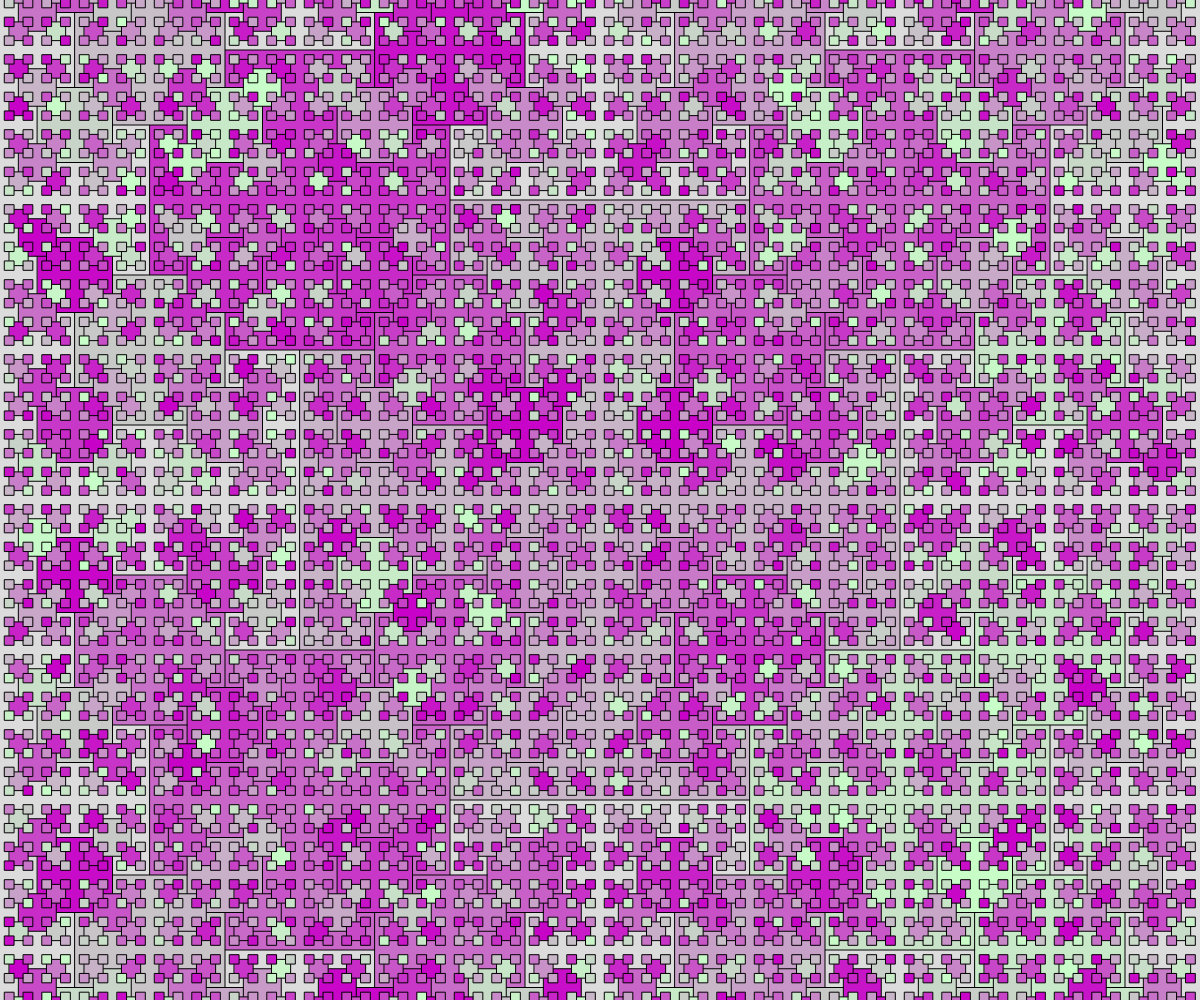
Frame 1 (no input)
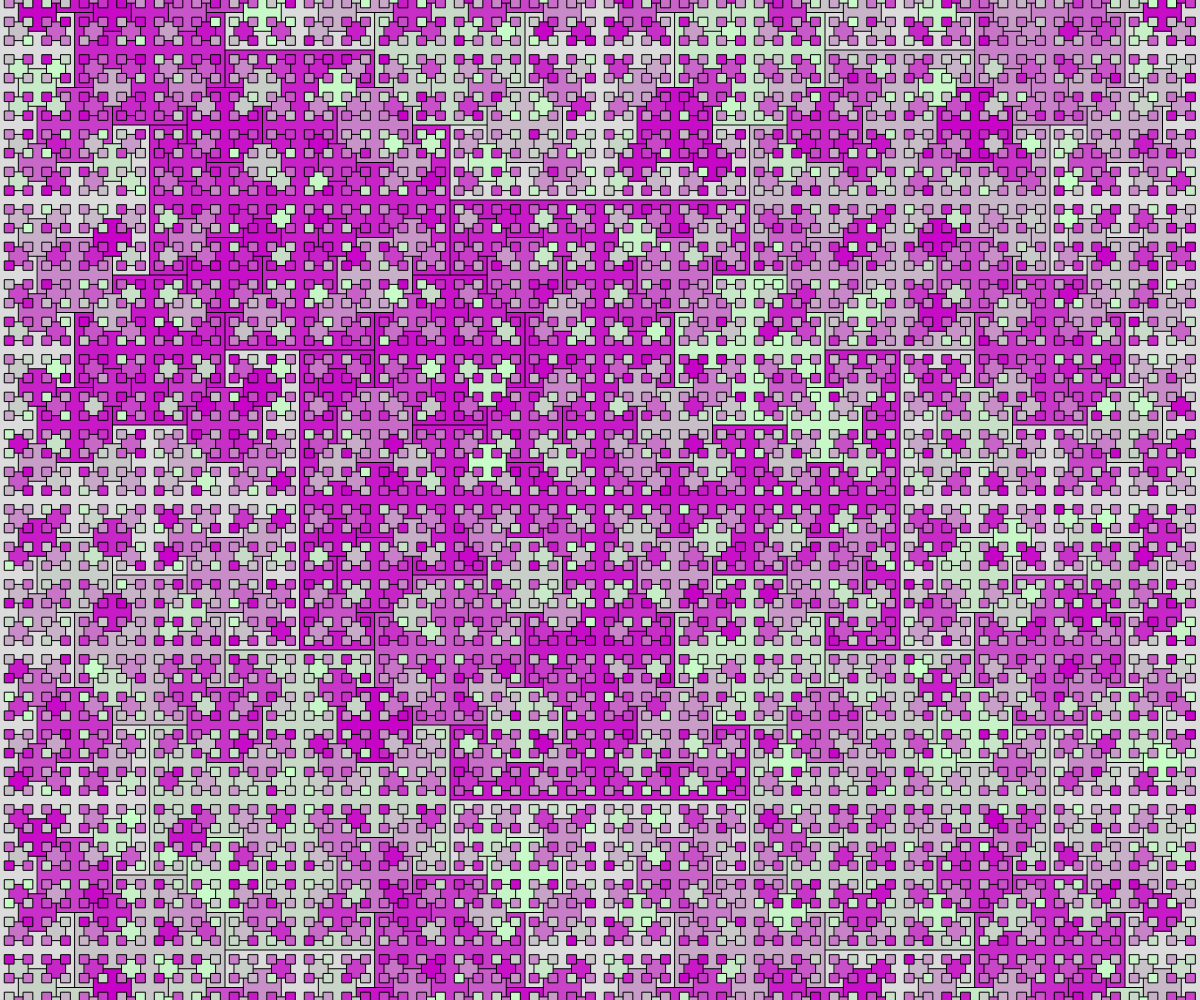
Frame 60 (no input)
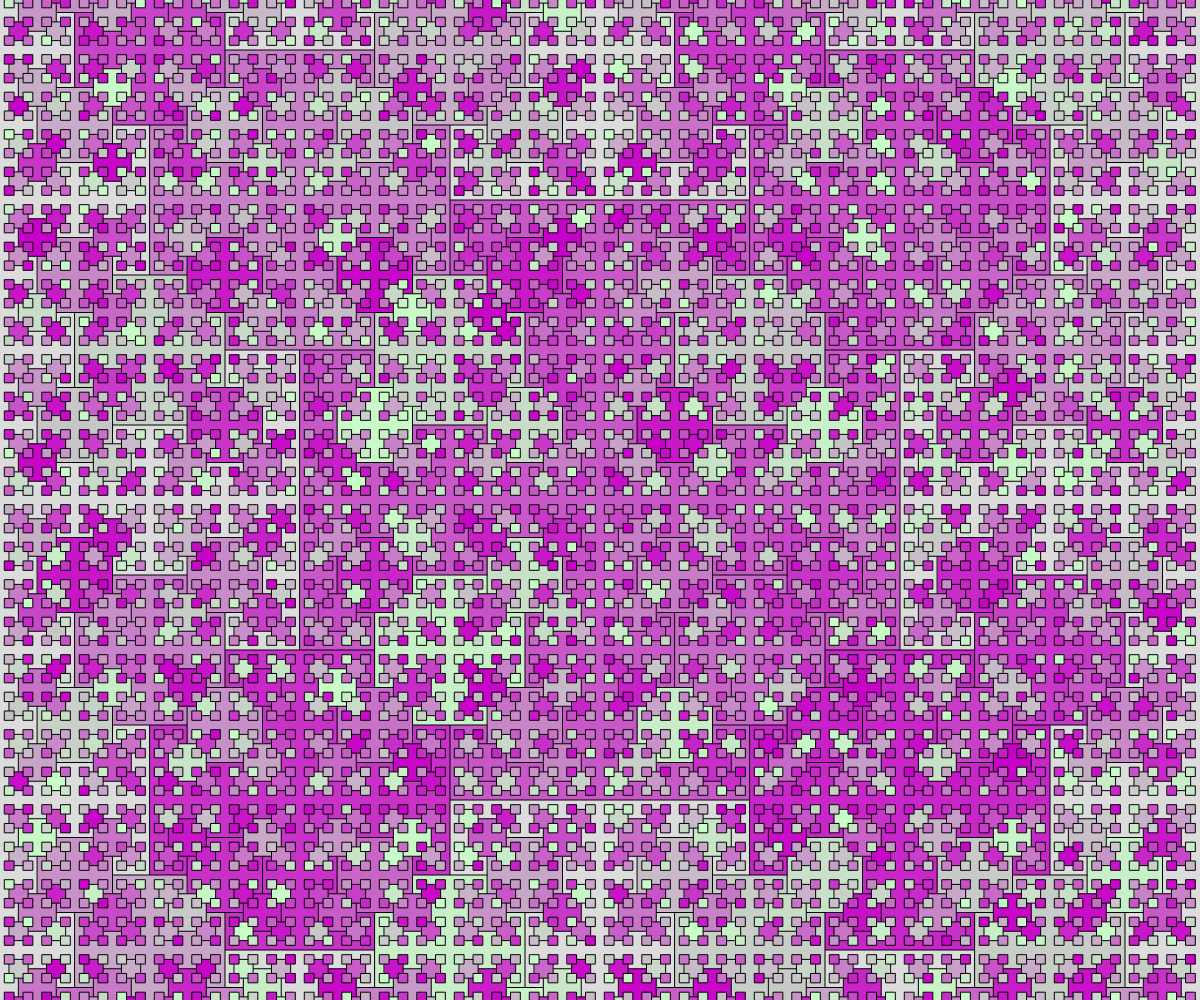
Frame 120 (the mouse pressed at the canvas centre since frame 60)

The p5.js sketch that drew these frames (run headless with seeded random() and noise() and a simulated clock; from frame 60 on, the mouse is pressed at the canvas centre):

// p5.js sketch
// ── sketch.js
// Project Title
// Your Name
// Date
//
// Extra for Experts:
// - describe what you did to take this project "above and beyond"


function setup() {
  createCanvas(windowWidth, windowHeight);
  rectMode(CENTER);
  noFill();
}

function draw() {
  background(220);
  rectangles(width/2, height/2, height*0.6);
}

function rectangles(x, y, sideLength){
  if(sideLength > 5){
    fill(200, random(0,255), 200);
    rect(x, y, sideLength, sideLength);
    let half = sideLength/2;
    rectangles(x-half, y-half, half);
    rectangles(x-half, y+half, half);
    rectangles(x+half, y-half, half);
    rectangles(x+half, y+half, half);
  }
}
